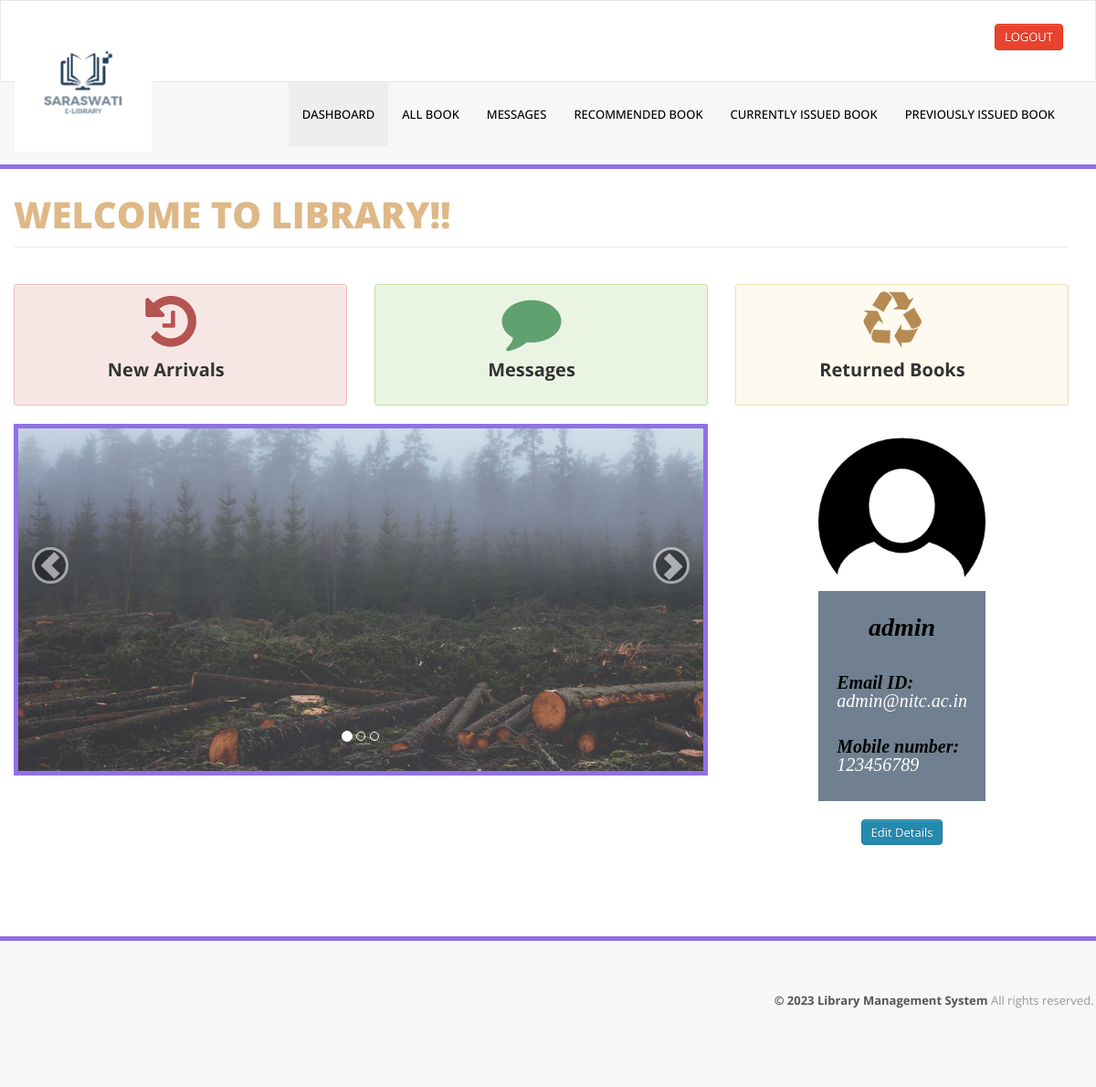
The page /student/index.php (signed in) on the database its author committed.
### tables this page shows
CREATE TABLE `user` (
  `RollNo` varchar(50) NOT NULL,
  `Name` varchar(50) DEFAULT NULL,
  `Type` varchar(50) DEFAULT NULL,
  `Category` varchar(50) DEFAULT NULL,
  `EmailId` varchar(50) DEFAULT NULL,
  `MobNo` bigint(11) DEFAULT NULL,
  `Password` varchar(50) DEFAULT NULL
);

### student/index.php (the view, shortened to what this page needs)
<?php include("header.php"); ?>
<div class="content-wrapper">
  <div class="container">
    <div class="row pad-botm">
      <div class="col-md-12">
        <h4 style="color:burlywood;font-size: 40px;"  class="header-line">Welcome to Library!!
      </h4>
      </div>
    </div>
    <div class="row">
      <div class="col-md-4 col-sm-4 col-xs-6">
        <div class="alert alert-danger back-widget-set text-center">
          <i class="fa fa-history fa-5x"></i>
          <a href="book.php">
          <h3>New Arrivals &nbsp;</h3>
          </a>
        </div>
      </div>
      <div class="col-md-4 col-sm-4 col-xs-6">
        <div class="alert alert-success back-widget-set text-center">
          <i class="fa fa-comment fa-5x"></i>
          <a href="message.php">
          <h3>Messages</h3>
          </a>
        </div>
      </div>
      <div class="col-md-4 col-sm-4 col-xs-6">
        <div class="alert alert-warning back-widget-set text-center">
          <i class="fa fa-recycle fa-5x"></i>
          <a href="history.php">
          <h3>Returned Books</h3>
          </a>
        </div>
      </div>
    </div>
    <div class="row">
      <div class="col-md-8 col-sm-8 col-xs-12">
        <div id="carousel-example" class="carousel slide slide-bdr" data-ride="carousel">
          <div class="carousel-inner">
            <div class="item active">
              <img src="assets/img/1.jpg" alt="" />
            </div>
          </div>
          <ol class="carousel-indicators">
            <li data-target="#carousel-example" data-slide-to="0" class="active"></li>
            <li data-target="#carousel-example" data-slide-to="1"></li>
            <li data-target="#carousel-example" data-slide-to="2"></li>
          </ol>
          <a class="left carousel-control" href="#carousel-example" data-slide="prev">
            <span class="glyphicon glyphicon-chevron-left"></span>
          </a>
          <a class="right carousel-control" href="#carousel-example" data-slide="next">
            <span class="glyphicon glyphicon-chevron-right"></span>
          </a>
        </div>
      </div>
      <div class="col-md-4 col-sm-4 col-xs-12">
        <center>
          <div class="card" style="width: 50%;">
            <img class="card-img-top" src="images/profile2.png" alt="Card image cap">
            <div class="card-body">
              <?php
              $rollno = $_SESSION['RollNo'];
              $sql = "select * from user where RollNo='$rollno'";
              $result = $conn->query($sql);
              $row = $result->fetch_assoc();
              $name = $row['Name'];
              $email = $row['EmailId'];
              $mobno = $row['MobNo'];
              ?>
              <i>
                <h1 class="card-title">
                  <center><?php echo $name ?></center>
                </h1>
                <br>
                <p><b>Email ID: </b><?php echo $email ?></p>
                <br>
                <p><b>Mobile number: </b><?php echo $mobno ?></p>
              </i>
            </div>
          </div>
          <br>
          <a href="edit_student_details.php" class="btn btn-primary">Edit Details</a>
        </center>
      </div>
    </div>
  </div>
</div>
<?php include "footer.php" ?>

### student/assets/css/style.css (style rules this page uses)
.content-wrapper { margin-top: 40px; min-height:800px; padding-bottom:90px; }
.header-line { font-weight:900; padding-bottom:25px; border-bottom:1px solid #eeeeee; text-transform:uppercase; }
.pad-botm { padding-bottom:30px; }
.slide-bdr { border:5px solid #9170E4 }
.back-widget-set { background-color:transparent; }

### student/css/theme.css (style rules this page uses)
body { font-size: 13px; font-family: 'Open Sans', Arial, sans-serif; background: #fff; color: #777 }
h1, h2, h3, h4, h5, h6 { color: #333; margin-top: 0 }
h1 { font-size: 28px }
h3 { font-size: 20px }
h4 { font-size: 16px }
strong, b { color: #555 }
.alert { background: #fffaef; border-color: #ecdcb6; -webkit-border-radius: 3px; -moz-border-radius: 3px; border-radius: 3px; -webkit-box-shadow: 0 1px 0 rgba(255,255,255,0.5) inset; -moz-box-shadow: 0 1px 0 rgba(255,255,255,0.5) inset; box-shadow: 0 1px 0 rgba(255,255,255,0.5) inset; color: #b68b53 }
.alert-danger, .alert-error { background: #f7e7e4; border-color: #ecbeb6; color: #b55351 }
.alert-success { background: #eaf4e2; border-color: #c1dea9; color: #61a06f }
.btn, .btn-box { -webkit-border-radius: 3px; -moz-border-radius: 3px; border-radius: 3px }
.btn { font-size: 13px; font-weight: 600 }
.btn { display: inline-block; margin-bottom: 0; font-weight: 400; text-align: center; vertical-align: middle; cursor: pointer; background-image: none; border: 1px solid transparent; white-space: nowrap; padding: 4px 10px; font-size: 13px; line-height: 1.42857; border-radius: 4px; -webkit-user-select: none; -moz-user-select: none; -ms-user-select: none; user-select: none }
.btn-primary { color: #fff; background-color: #248aaf; border-color: #20799a }
.card { border: 2px; font-family: "Times New Roman", Times, serif; background: rgb(255, 255, 255); }
.card-body { padding: 20px; background: rgb(112, 128, 144); text-align: left; color: rgb(255, 255, 255); }
.card-body p { font-size: 20px; }
.card-body h1 { color: rgb(0, 0, 0); }
.card-body b { color: rgb(0, 0 , 0); }

### rows shown on the page
user: Name "admin", EmailId "admin@nitc.ac.in", MobNo "123456789"
